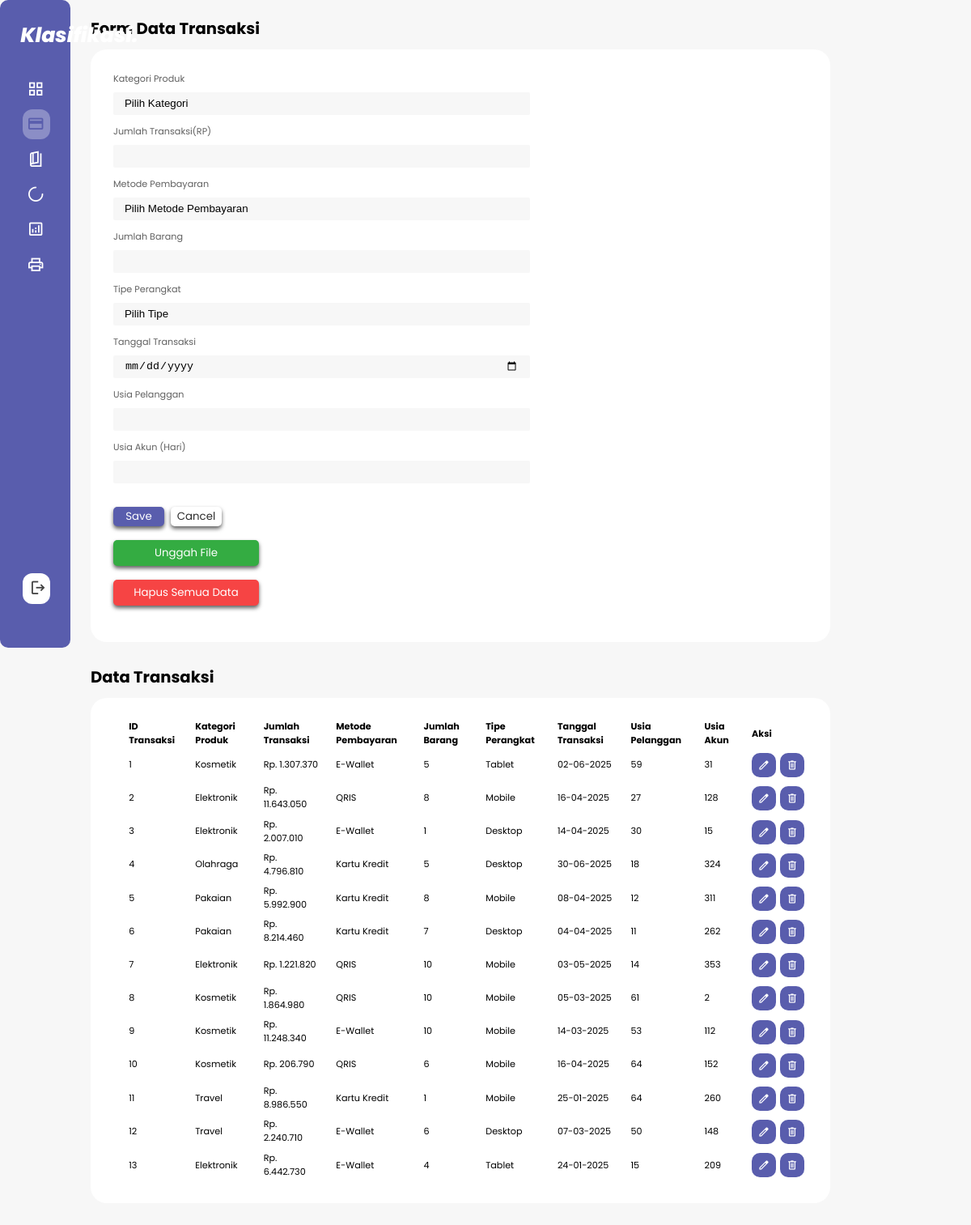
/dataTransaksi.php (signed in), run on the app's committed database.
### tables this page shows
CREATE TABLE `transaksi` (
  `id_transaksi` int(11) NOT NULL,
  `kategoriProduk` varchar(50) DEFAULT NULL,
  `jumlahTransaksi` decimal(18,2) NOT NULL,
  `metodePembayaran` varchar(50) DEFAULT NULL,
  `jumlahBarang` int(11) NOT NULL,
  `tipePerangkat` varchar(50) DEFAULT NULL,
  `tanggalTransaksi` datetime NOT NULL,
  `usiaPengguna` int(11) NOT NULL,
  `usiaAkun` int(11) NOT NULL
);

### dataTransaksi.php (the view, shortened to what this page needs)
<!DOCTYPE html>
<html lang="en">
<head>
    <link rel="stylesheet" href="./styles/style.css">
</head>
<?php
include "includes/config.php";
$query = mysqli_query($koneksi, "SELECT * FROM transaksi");
?>
<body>
    <div class="container">
        <?php
        include "sidebar.php";
        ?>
        <main>
            <h2>Form Data Transaksi</h2>
            <div class="container-form">
                <form action="" method="post">
                    <div class="form">
                        <div class="form1">
                            <label for="kategoriProduk">Kategori Produk</label>
                            <br>
                            <select id="kategoriProduk" name="kategoriProduk">
                                <option value="" disabled selected>Pilih Kategori</option>
                            </select>
                        </div>
                        <div class="form1">
                            <label for="jumlahTransaksi">Jumlah Transaksi(RP)</label>
                            <br>
                            <input type="number" id="jumlahTransaksi" name="jumlahTransaksi">
                        </div>
                        <div class="form1">
                            <label for="metodePembayaran">Metode Pembayaran</label>
                            <br>
                            <select id="metodePembayaran" name="metodePembayaran">
                                <option value="" disabled selected>Pilih Metode Pembayaran</option>
                            </select>
                        </div>
                        <div class="form1">
                            <label for="jumlahBarang">Jumlah Barang</label>
                            <br>
                            <input type="number" id="jumlahBarang" name="jumlahBarang">
                        </div>
                        <div class="form1">
                            <label for="tipePerangkat">Tipe Perangkat</label>
                            <br>
                            <select id="tipePerangkat" name="tipePerangkat">
                                <option value="" disabled selected>Pilih Tipe</option>
                            </select>
                        </div>
                        <div class="form1">
                            <label for="tgl">Tanggal Transaksi</label>
                            <br>
                            <input type="date" id="tgl" name="tanggalTransaksi">
                        </div>
                        <div class="form1">
                            <label for="f4">Usia Pelanggan</label>
                            <br>
                            <input type="number" id="f4" name="usiaPengguna">
                        </div>
                        <div class="form1">
                            <label for="usiaAkun">Usia Akun (Hari)</label>
                            <br>
                            <input type="number" id="usiaAkun" name="usiaAkun">
                        </div>
                        <br>
                        <div class="bt-form">
                            <button type="submit" name="submit" class="btn btn-primary">Save</button>
                            <button type="submit" name="cancel" onclick="location.href='dataTransaksi.php'" class="btn btn-primary">Cancel</button>
                        </div>
                        <br>
                        <div class="bt-form2">
                            <button type="button" class="btn btn-secondary" onclick="location.href='unggahFile.php'">Unggah File</button>
                        </div>
                        <br>
                        <div class="bt-form3">
                            <button type="button" class="btn btn-secondary" onclick="hapusSemuaData()">Hapus Semua Data</button>
                        </div>
                        <br>
                    </div>
                </form>
                <div class="recent-naive">
                    <h2>Data Transaksi</h2>
                    <table>
                        <thead>
                            <th>ID Transaksi</th>
                            <th>Kategori Produk</th>
                            <th>Jumlah Transaksi</th>
                            <th>Metode Pembayaran</th>
                            <th>Jumlah Barang</th>
                            <th>Tipe Perangkat</th>
                            <th>Tanggal Transaksi</th>
                            <th>Usia Pelanggan</th>
                            <th>Usia Akun</th>
                            <th>Aksi</th>
                        </thead>
                        <tbody>
                            <?php
                            while ($row = mysqli_fetch_array($query)) {
                            ?>
                                <tr>
                                    <td><?php echo $row['id_transaksi'] ?></td>
                                    <td><?php echo $row['kategoriProduk'] ?></td>
                                    <td><?php echo "Rp. " . number_format($row['jumlahTransaksi'], 0, ',', '.'); ?></td>
                                    <td><?php echo $row['metodePembayaran'] ?></td>
                                    <td><?php echo $row['jumlahBarang'] ?></td>
                                    <td><?php echo $row['tipePerangkat'] ?></td>
                                    <td><?php echo date('d-m-Y', strtotime($row['tanggalTransaksi'])); ?></td>
                                    <td><?php echo $row['usiaPengguna'] ?></td>
                                    <td><?php echo $row['usiaAkun'] ?></td>
                                    <td class="bt-tabel">
                                        <div class="bt1">
                                            <a href="ubah_transaksi.php?id=<?= $row["id_transaksi"]; ?>">
                                                <span class="material-symbols-outlined">
                                                </span>
                                            </a>
                                        </div>
                                        <div class="bt2">
                                            <a href="hapus_transaksi.php?id=<?= $row["id_transaksi"]; ?>">
                                                <span class="material-symbols-outlined">
                                                </span>
                                            </a>
                                        </div>
                                    </td>
                                </tr>
                            <?php
                            }
                            ?>
                        </tbody>
                    </table>
                </div>
            </div>
        </main>
    </div>
</body>
</html>

### sidebar.php (shortened to what this page needs)
<!DOCTYPE html>
<html lang="en">
<head>
    <link rel="stylesheet" href="./styles/style.css">
</head>
<?php
$current_page = basename($_SERVER['REQUEST_URI']);
function setActiveClass($page)
{
    global $current_page;
    return $current_page == $page ? 'active' : '';
}
?>
<aside>
    <div class="top">
        <div class="logo">
            <h1>Klasifikasi.</h1>
        </div>
    </div>
    <div class="sidebar">
        <a href="index.php" class="<?php echo setActiveClass('index.php'); ?>">
            <span class="material-symbols-outlined">
            </span>
        </a>
        <a href="dataTransaksi.php" class="<?php echo setActiveClass('dataTransaksi.php'); ?>">
            <span class="material-symbols-outlined">
            </span>
        </a>
        <a href="kriteriaAturan.php" class="<?php echo setActiveClass('kriteriaAturan.php'); ?>">
            <span class="material-symbols-outlined">
            </span>
        </a>
        <a href="proses.php" class="<?php echo setActiveClass('proses.php'); ?>">
            <span class="material-symbols-outlined">
            </span>
        </a>
        <a href="hasil.php" class="<?php echo setActiveClass('hasil.php'); ?>">
            <span class="material-symbols-outlined">
            </span>
        </a>
        <a href="laporan.php" class="<?php echo setActiveClass('laporan.php'); ?>">
            <span class="material-symbols-outlined">
            </span>
        </a>
        <a href="#" onclick="showAlert()">
            <span class="material-symbols-outlined">
            </span>
        </a>
    </div>
</aside>

### styles/style.css (style rules this page uses)
:root { --color-primary:#595dad; --font-color-sidebar:#2D2D2D; --font-color-form:#606060; --color-danger:#ff7782; --color-success:#41f1b6; --color-info-light:#dce1eb; --color-primary-variant:#1807b5; --color-light:rgba(255, 255, 255, 0.3); --color-light-hover-sidebar:rgba(255, 255, 255, 0.1); --box-shadow:0 2rem 3rem rgba(0,0,0,0,25%); --background-color:#F7F7F7; --card-border-radius:20px; --border-radius-1:0.4rem; --border-radius-2:0.8; --border-radius-3:1.2rem; --card-padding:1.8rem; --padding-1:1.2rem; }
* { margin:0; padding: 0; outline: 0; appearance: none; border: 0; text-decoration: none; list-style:none; box-sizing: border-box; }
html { font-size: 14px; }
body { width: 100vw; height: 100vh; font-family: poppins, sans-serif; font-size: 0.8rem; background: var(--background-color); user-select: none; overflow-x: hidden; }
.container { display: grid; width: 96%; gap: 1.8rem; grid-template-columns: 16rem auto; }
a { color:var(--font-color-sidebar); }
h1 { font-weight: 800; font-size: 1.8rem; }
h2 { font-size: 1.4rem; }
label { color:var(--font-color-form); }
aside { height: 100vh; background:var(--color-primary) ; border-radius: 10px; position: sticky; top: 0; }
aside .top { color: #fff; display: flex; align-items: center; justify-content: space-between; padding: 1.8rem; }
aside .logo { display: flex; gap: 0.8rem; font-style: italic; }
aside .sidebar { display: flex; flex-direction: column; height: 86vh; position: relative; }
aside .sidebar a { display: flex; color: #fff; margin: 0.2rem 2rem; gap: 1rem; align-items: center; padding-left: 5px; position: relative; height: 2.7rem; transition: all 300ms ease; }
aside .sidebar a span { font-size: 1.6rem; }
aside .sidebar a:last-child { position: absolute; color: #434343; bottom:2rem; width: 70%; justify-content: center; border-radius: 12px; background: #fff; }
aside .sidebar a.active { background:var(--color-light); border-radius: 12px; color: var(--color-primary); }
main { margin-top: 1.4rem; }
main .recent-naive { margin-top: 2rem; margin-bottom:2rem ; }
main .recent-naive h2 { margin-bottom: 0.8rem; }
main .recent-naive table { background:#fff; width: 100%; border-radius: var(--card-border-radius); padding: var(--card-padding); text-align: left; overflow-x: scroll; }
main .recent-naive table th, main .recent-naive table td { padding-left: 20px; }
main table tbody td { height: 2.8rem; border-bottom: 1px solid var(--color-light); }
main table tbody tr:last-child td { border: none; }
main .container-form { grid-template-columns: 1fr 1fr; width: 90%; }
main .form { background: #fff; width: 100%; height: auto; border-radius: var(--card-border-radius); padding: 2rem; margin-top: 0.8rem; }
main .form input { background:#F7F7F7 ; border-radius: 2px; height: 28px; padding: 0 1rem ; width: 60%; margin-top: 8px; margin-bottom: 12px ; }
main .form select { background:#F7F7F7 ; border-radius: 2px; height: 28px; padding: 0 1rem ; width: 60%; margin-top: 8px; margin-bottom: 12px ; }
main .bt-form2 button { font-family: poppins, sans-serif; background: #34ac42; color: #ffff; height: 32px; width: 180px; border-radius: 5px; box-shadow: 0 3px 5px var(--font-color-form); margin-right: 5px; transition: all 300ms ease; cursor: pointer; }
main .bt-form3 button { font-family: poppins, sans-serif; background: #f64444; color: #ffff; height: 32px; width: 180px; border-radius: 5px; box-shadow: 0 3px 5px var(--font-color-form); margin-right: 5px; transition: all 300ms ease; cursor: pointer; }
main .bt-form button { font-family: poppins, sans-serif; background: var(--color-primary); color: #ffff; height: 24px; width: 63px; border-radius: 5px; box-shadow: 0 3px 5px var(--font-color-form); margin-right: 5px; transition: all 300ms ease; cursor: pointer; }
main .bt-form button:last-child { background: #ffff; color: var(--font-color-sidebar); }
td.bt-tabel { display: flex; }
td.bt-tabel span { color: #fff; background: var(--color-primary); padding: 0.5rem; border-radius: 10px; font-size: 16px; transition: all 300ms ease; margin-right: 5px; margin-top: 5px; }
@media screen and (max-width: 1200px) { .container { width: 94%; grid-template-columns: 6.2rem auto; } }
@media screen and (max-width: 1200px) { aside .sidebar a { width: 2.4rem; } }
@media screen and (max-width: 1200px) { aside .sidebar a:last-child { width: 2.4rem; } }
@media screen and (max-width: 1200px) { main .container-form { width: 90%; } }

### data on the page
transaksi: id_transaksi "1", kategoriProduk "Kosmetik", jumlahTransaksi "1.307.370", metodePembayaran "E-Wallet", jumlahBarang "5", tipePerangkat "Tablet", tanggalTransaksi "02-06-2025", usiaPengguna "59", usiaAkun "31"
transaksi: id_transaksi "2", kategoriProduk "Elektronik", jumlahTransaksi "11.643.050", metodePembayaran "QRIS", jumlahBarang "8", tipePerangkat "Mobile", tanggalTransaksi "16-04-2025", usiaPengguna "27", usiaAkun "128"
transaksi: id_transaksi "3", kategoriProduk "Elektronik", jumlahTransaksi "2.007.010", metodePembayaran "E-Wallet", jumlahBarang "1", tipePerangkat "Desktop", tanggalTransaksi "14-04-2025", usiaPengguna "30", usiaAkun "15"
transaksi: id_transaksi "4", kategoriProduk "Olahraga", jumlahTransaksi "4.796.810", metodePembayaran "Kartu Kredit", jumlahBarang "5", tipePerangkat "Desktop", tanggalTransaksi "30-06-2025", usiaPengguna "18", usiaAkun "324"
transaksi: id_transaksi "5", kategoriProduk "Pakaian", jumlahTransaksi "5.992.900", metodePembayaran "Kartu Kredit", jumlahBarang "8", tipePerangkat "Mobile", tanggalTransaksi "08-04-2025", usiaPengguna "12", usiaAkun "311"
transaksi: id_transaksi "6", kategoriProduk "Pakaian", jumlahTransaksi "8.214.460", metodePembayaran "Kartu Kredit", jumlahBarang "7", tipePerangkat "Desktop", tanggalTransaksi "04-04-2025", usiaPengguna "11", usiaAkun "262"
transaksi: id_transaksi "7", kategoriProduk "Elektronik", jumlahTransaksi "1.221.820", metodePembayaran "QRIS", jumlahBarang "10", tipePerangkat "Mobile", tanggalTransaksi "03-05-2025", usiaPengguna "14", usiaAkun "353"
transaksi: id_transaksi "8", kategoriProduk "Kosmetik", jumlahTransaksi "1.864.980", metodePembayaran "QRIS", jumlahBarang "10", tipePerangkat "Mobile", tanggalTransaksi "05-03-2025", usiaPengguna "61", usiaAkun "2"
transaksi: id_transaksi "9", kategoriProduk "Kosmetik", jumlahTransaksi "11.248.340", metodePembayaran "E-Wallet", jumlahBarang "10", tipePerangkat "Mobile", tanggalTransaksi "14-03-2025", usiaPengguna "53", usiaAkun "112"
transaksi: id_transaksi "10", kategoriProduk "Kosmetik", jumlahTransaksi "206.790", metodePembayaran "QRIS", jumlahBarang "6", tipePerangkat "Mobile", tanggalTransaksi "16-04-2025", usiaPengguna "64", usiaAkun "152"
transaksi: id_transaksi "11", kategoriProduk "Travel", jumlahTransaksi "8.986.550", metodePembayaran "Kartu Kredit", jumlahBarang "1", tipePerangkat "Mobile", tanggalTransaksi "25-01-2025", usiaPengguna "64", usiaAkun "260"
transaksi: id_transaksi "12", kategoriProduk "Travel", jumlahTransaksi "2.240.710", metodePembayaran "E-Wallet", jumlahBarang "6", tipePerangkat "Desktop", tanggalTransaksi "07-03-2025", usiaPengguna "50", usiaAkun "148"
transaksi: id_transaksi "13", kategoriProduk "Elektronik", jumlahTransaksi "6.442.730", metodePembayaran "E-Wallet", jumlahBarang "4", tipePerangkat "Tablet", tanggalTransaksi "24-01-2025", usiaPengguna "15", usiaAkun "209"
